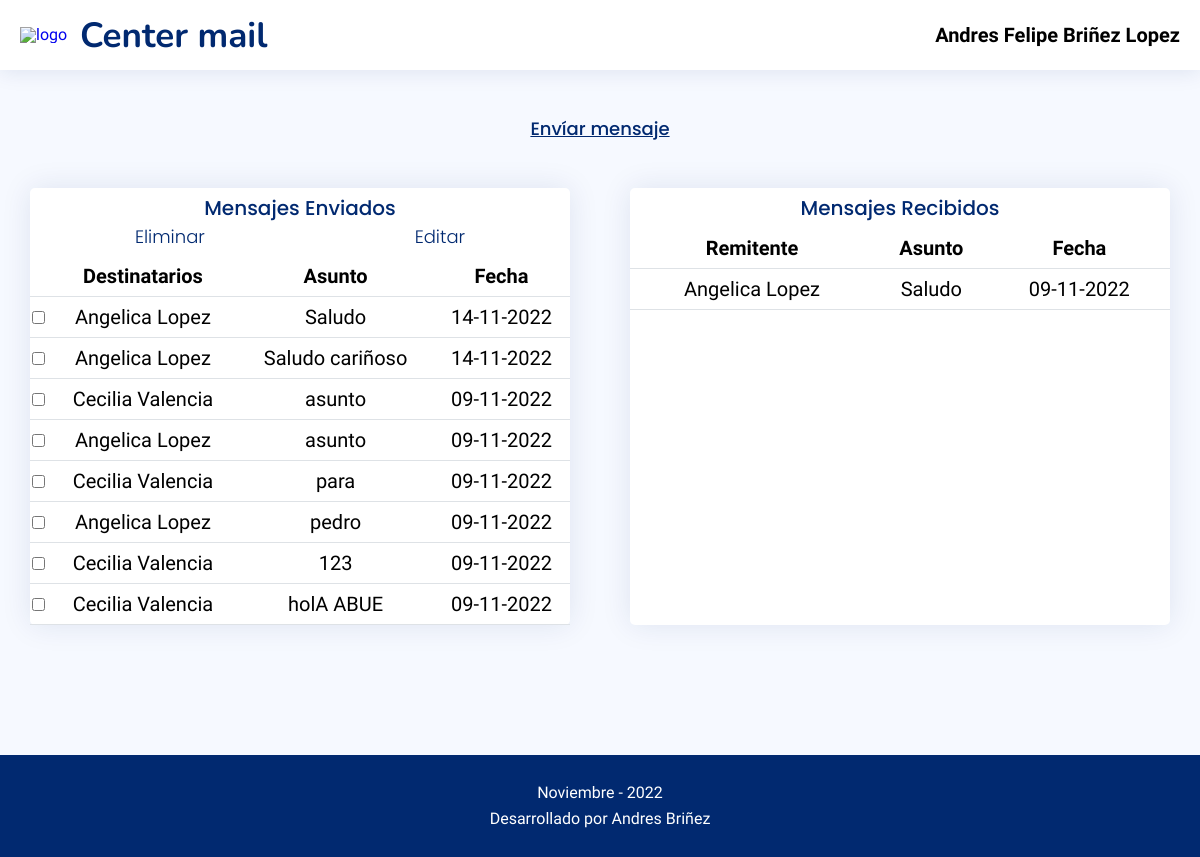
Page / (signed in) on the earlier database version.
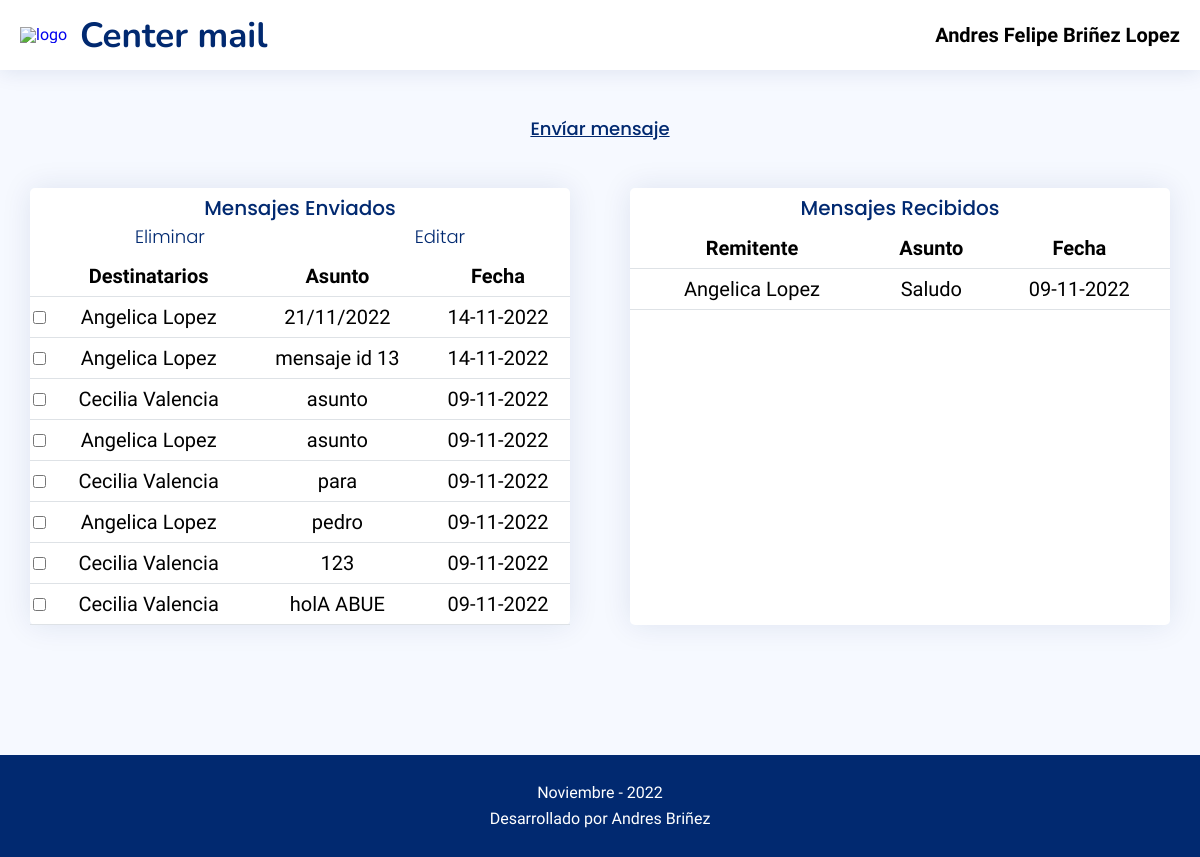
Same page on the later database version.
### tables this page shows
CREATE TABLE mensajes (mensajeID INTEGER PRIMARY KEY UNIQUE NOT NULL, asunto CHAR, mensaje CHAR, fecha CHAR, "from" CHAR, "to" INTEGER);

CREATE TABLE usuarios (id INTEGER PRIMARY KEY UNIQUE NOT NULL, name CHAR NOT NULL, password CHAR NOT NULL, correo CHAR NOT NULL);

### app.py (the view)
@app.route('/',methods=['GET','POST'])
def inicio():
    if 'id' in session:
        userName=session['userName']
        print(userName)
        print(session['id'])
        Enviados=DB.MensajesEnviados(userName)
        Recibidos=DB.MensajesRecibidos(userName)
        print(Enviados)
        print(Recibidos)
        return render_template('index.html',messagesEnd=Enviados,messagesRecibidos=Recibidos)
    else:
        return render_template('accesoDenegado.html')

### app.py (called while the page is built)
@app.before_request
def before_request():
    print("Antes de la petición")

@app.after_request
def after_request(response):
    print("Después de la petición")
    return response

### controller.py (called while the page is built)
def conexionDB():
    try:
        con =sql.connect('DB.db')
        print('Conexion exitosa')
        return con
    except Exception as error:
        print("Error Conexión",error )

def ejecutarSentenciaSQL(sql):
    try:
        conexion=conexionDB()
        cursor=conexion.cursor()#  cursor el cual es el que ejecuta las consultas sql
        cursor.execute(sql) # ejecuta la sentencia
        print('Sentencia ejecutada')
        conexion.commit() # realiza la sentencia sql
        resultado=cursor.fetchall()
        return resultado
    except Exception as e:
        print("Error al ejecutar la sentencia: " + str(e))
        return False

### templates/index.html (shortened to what this page needs)
{%extends 'base.html'%}
{% block style %}<link rel="stylesheet" href="/static/css/index.css" />{% endblock %}>
{% block nav %}
<nav>
    <div class="logo">
        <a href="{{url_for('inicio')}}">
            <img src="https://cdn-icons-png.flaticon.com/512/7677/7677701.png" alt="logo">
            <h1>Center mail</h1>
        </a>
    </div>
    <div id="navegador">
        <ul>
        <li  id="seccion1"onmouseover="ver(1)" >{{session['userName']}}</a>
        </li>
        </ul>
    </div>
</nav>
{% endblock %}
{% block body %}
    <a id="endMessage" href="{{url_for('sendMessage')}}">Envíar mensaje</a>
    <div class="mensajes">
        <div class="mensajesEnviados">
            {% if messagesEnd != 'no mensajes' %}
                <div class="nav">
                    <h3 class="title">Mensajes Enviados </h3>
                    <div class="crud">
                        <a class="btnEliminar" href="">Eliminar</a>
                        <a class="btnEditar" href="">Editar</a>
                    </div>
                </div>
                <table>
                    <thead>
                        <tr>
                            <th></th>
                            <th>Destinatarios</th>
                            <th>Asunto</th>
                            <th>Fecha</th>
                        </tr>
                    </thead>
                    <tbody>
                {% for message in messagesEnd %}
                    <tr>
                        <td><input class="checkbox" type="checkbox" name="message" value="{{message[0]}}"></td>
                        <td>{{message[1]}}</td>
                        <td>{{message[2]}}</td>
                        <td>{{message[3]}}</td>
                    </tr>
                {% endfor %}
                    </tbody>
                </table>
                {% else %}
                <p class="no-mensajes">No hay mensajes enviados</p>
            {% endif %}
        </div>
        <div class="mensajesRecibidos">
            {% if messagesRecibidos != 'no mensajes' %}
            <h3 class="title">Mensajes Recibidos </h3>
                <table>
                    <thead>
                        <tr>
                            <th>Remitente</th>
                            <th>Asunto</th>
                            <th>Fecha</th>
                        </tr>
                    </thead>
                    <tbody>
                {% for message in messagesRecibidos %}
                    <tr>
                        <td>{{message[1]}}</td>
                        <td>{{message[2]}}</td>
                        <td>{{message[3]}}</td>
                    </tr>
                {% endfor %}
                    </tbody>
                </table>
            {% else %}
                <p class="no-mensajes">No hay mensajes recibidos</p>
            {% endif %}
        </div>
    </div>
{% endblock %}

Differences in the rows shown:
changed mensajes (number 1 of 9 on the later page): asunto "Saludo" → "21/11/2022"
changed mensajes: asunto "Saludo cariñoso" → "mensaje id 13"
